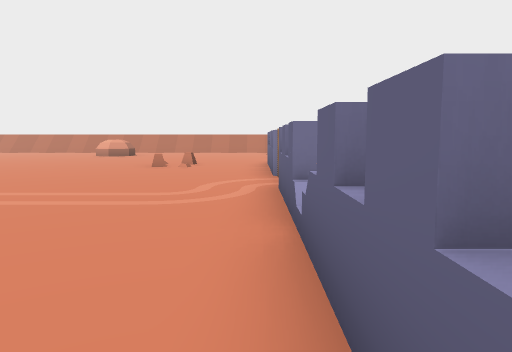
view 1 (above)

24 first-person views from a walk through a 3-D level made in the Godot game engine. The camera is 1.5 m above the floor, tilts 6° down and sees 70° across. The floor is counted in squares, 1.8 m on a side. Each view is taken from the middle of a square. On the plan, view 1 faces up. The plan holds only what a view shows up to about 12 squares ahead; the rest is blank. The place goes on beyond the plan.

view 2
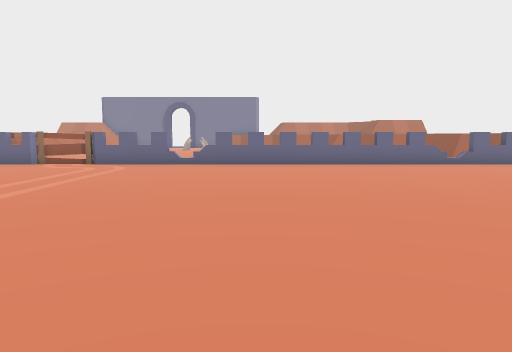

view 3
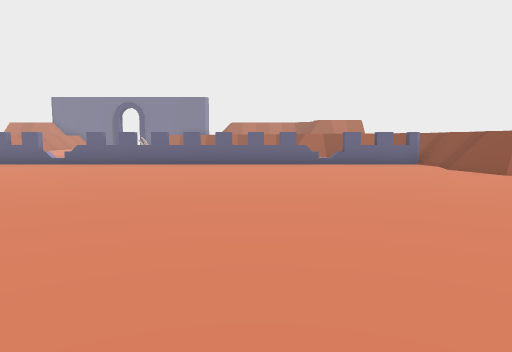

view 4
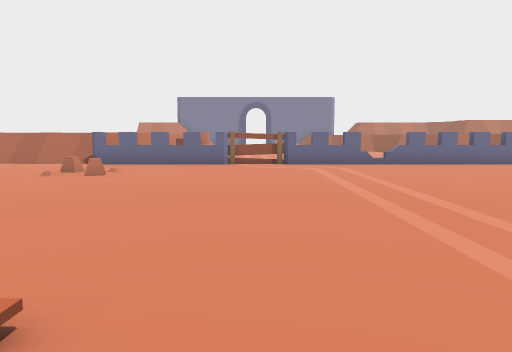

view 5
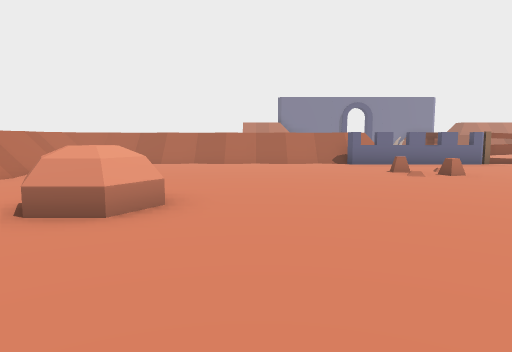

view 6
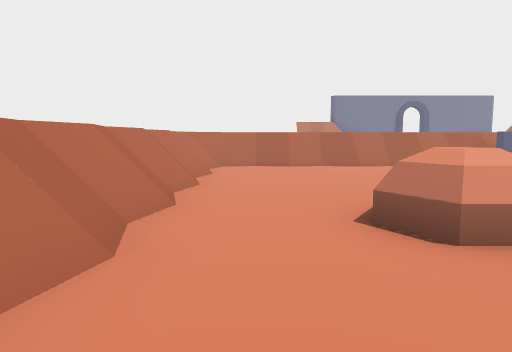

view 7
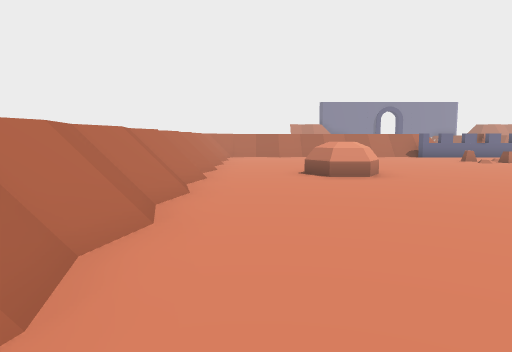

view 8
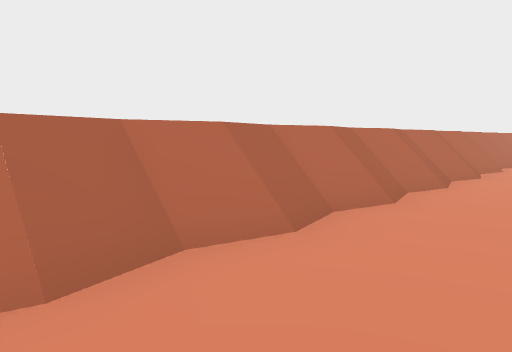

view 9
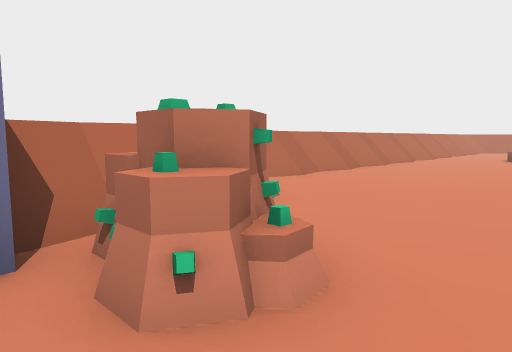

view 10
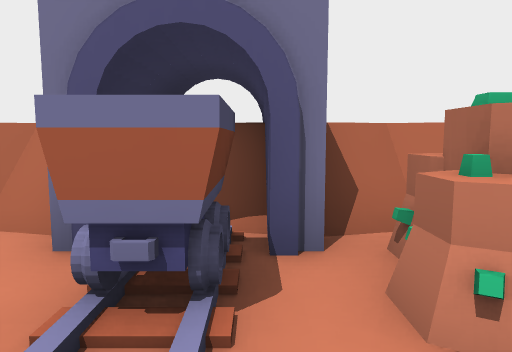

view 11
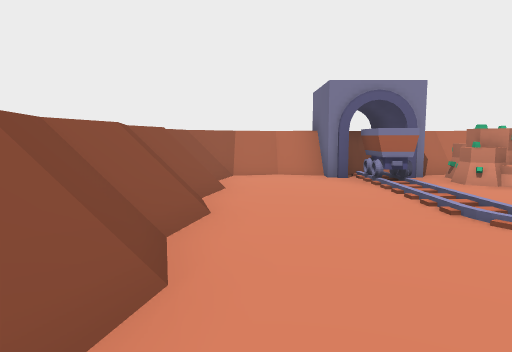

view 12
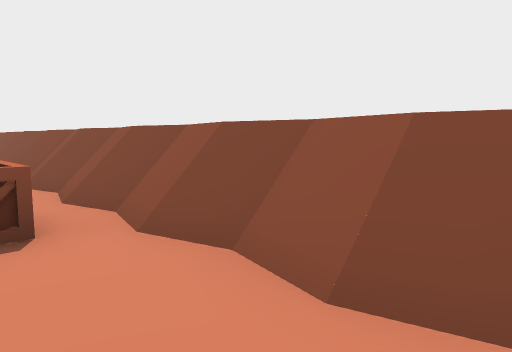

view 13
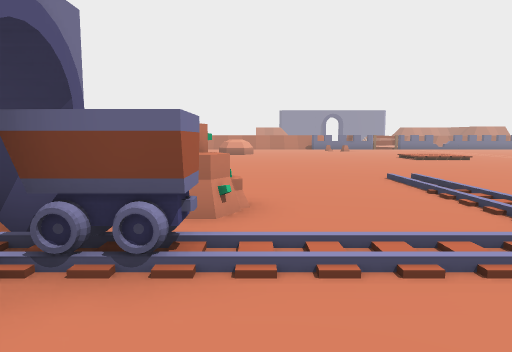

view 14
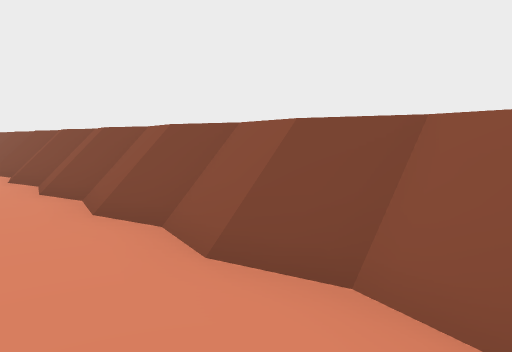

view 15
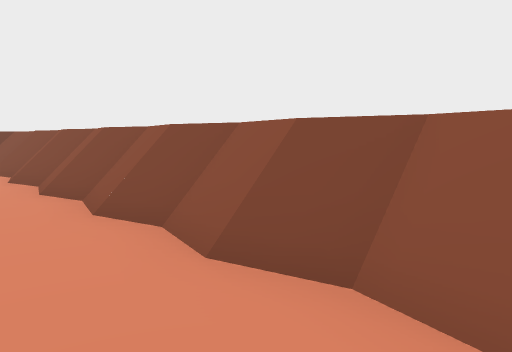

view 16
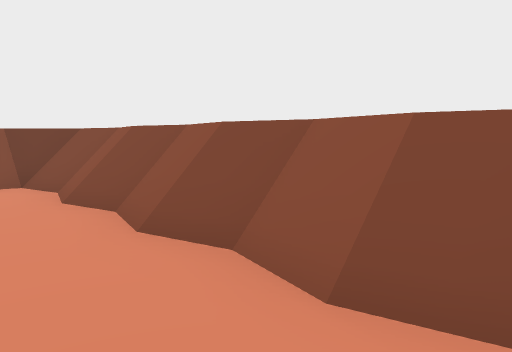

view 17
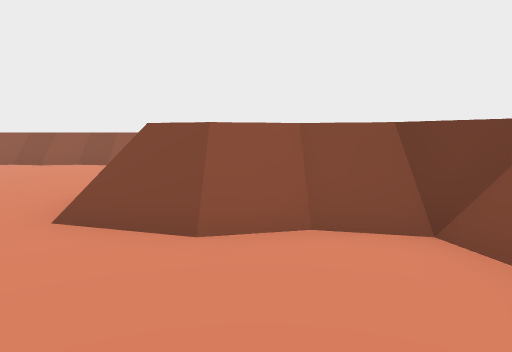

view 18
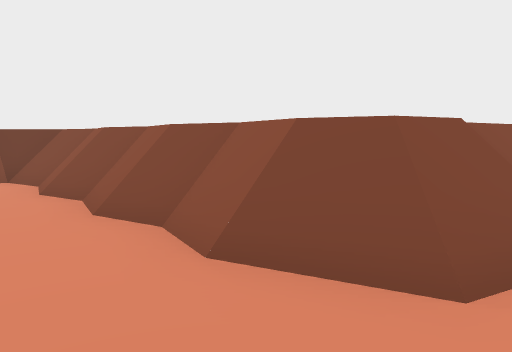

view 19
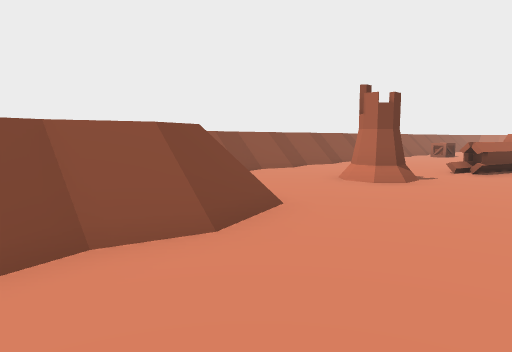

view 20
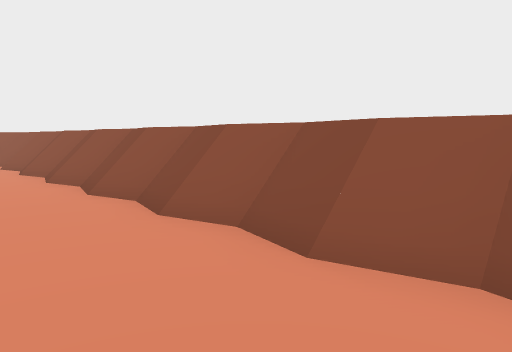

view 21
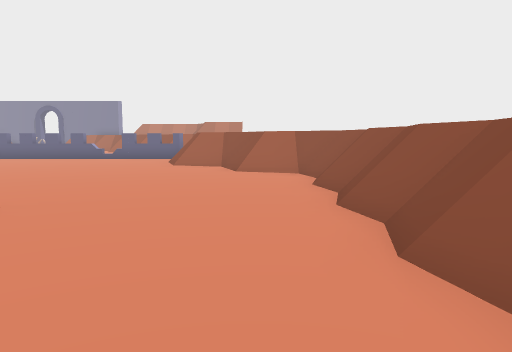

view 22
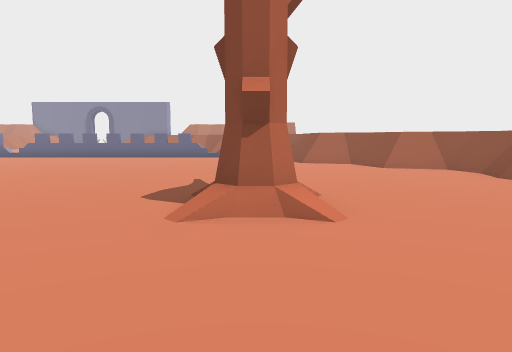

view 23
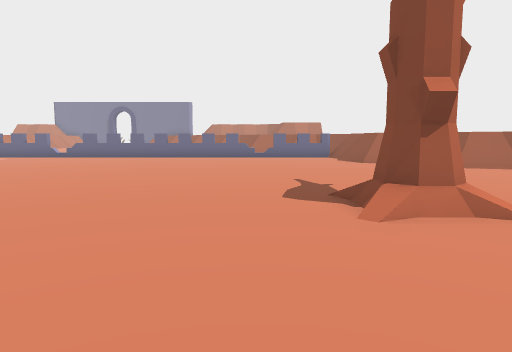

view 24
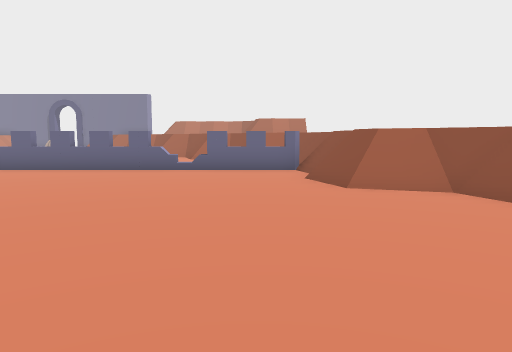

### Floor plan
Points are (right, up) in squares from view 1. A wall is a line through its corners. A room is listed if a view was taken in it or the views show most of it. See-through windows are left out.
Room 1 (views 1, 2, 3, 4, 5, 6, 7, 8, 9, 10, 11, 12, 13, 14, 15, 16, 17, 18, 19, 20, 21, 22, 23, 24)
walls: (-21.4, 1.9) (-21.8, 2); (-22, -0.8) (-22, -1.2) (-22.3, -1.4); (-10.9, -6.8) (-10.7, -6.6) (-10.2, -6.6); (-22, -1.4) (-22.7, -1.4) (-23, -1.1); (-6.4, 16.1) (-7.1, 16.5) (-7.1, 17.5) (-6.4, 17.9); (0.4, 3.4) (0.4, 5.5); (-10.6, -7.5) (-10.9, -7.2) (-10.9, -6.6); (0.4, 10.4) (0.4, 12); (-6.5, 17.8) (-7.2, 17.4); (-19.9, 16.9) (-20.9, 16.3) (-21.2, 16.5) (-21.2, 17); (-20.4, 16.6) (-20.8, 16.8) (-20.8, 17.5); (-22.4, -5) (-22.1, -6.1); (1.3, 11.6) (1.1, 12); (-23.6, -4.4) (-22.2, -4.8); (1.5, 11.4) (1.3, 12.1); (-23.6, -4.6) (-22.6, -4.9) (-22.3, -6); (-23.5, -4.9) (-22.6, -5.2); (-21.5, 17.6) (-21.9, 17.6); (0.4, -5) (0.4, 3); (-2.8, -8.9) (-1.6, -8.5); (-23, 17.6) (-23.5, 17.6) (-23.5, 18.4); (-26.4, -3.8) (-25.3, -4.9); (-2.9, -9.9) (-2.6, -8.9); (0.4, -7.5) (0.4, -5.5); (-3.6, -10.9) (-2.7, -10) (-2.4, -9) (-1.5, -8.7); (-4.9, -11.9) (-4.6, -10.9) (-3.5, -10.5); (-5.6, -12.9) (-4.7, -12.1) (-4.4, -11) (-3.5, -10.7); (-25.4, 18.9) (-26.4, 17.9); (-22.1, -11.9) (-21.5, -12.6); (-22.4, -11.9) (-21.5, -12.8); (1.2, 20) (0.5, 20.7); (2.4, -8.9) (2.9, -8.4); (1.4, 20) (0.5, 20.9)
low walls: (-20.8, 2.5) (-21.1, 1.5); (-21.8, -1.2) (-22, -1.4); (-11.1, -7.4) (-11.1, -6.6); (-7.2, 16.6) (-7.2, 17.4); (-22.2, -4.8) (-21.8, -6); (-23.5, -4.1) (-22.1, -4.6) (-21.6, -6.1); (-25.9, -3.9) (-25.4, -4.5); (-3.4, -10) (-2.9, -8.7); (-3.2, -10.1) (-2.7, -8.6) (-2.3, -8.5); (-3.5, -10.5) (-2.9, -9.9); (-5.3, -12) (-4.8, -10.7) (-4.2, -10.5); (-5.6, -12.6) (-4.9, -11.9); (-25.4, 18.6) (-26.1, 18); (-21.8, -12) (-21.4, -12.3); (0.8, 20) (0.5, 20.4)
ways out: opening at (-24.5, 18); opening at (-19, 18); gap at (1, -5)
objects: block (-27, -4) to (-26, -2); block (-27, -1) to (-26, -1); block (-27, 0) to (-26, 1); block (-27, 2) to (-26, 3); block (-27, 4) to (-26, 5); block (-27, 6) to (-26, 7); block (-27, 8) to (-26, 9); block (-27, 10) to (-26, 11); block (-27, 12) to (-26, 13); block (-27, 14) to (-26, 15); block (-27, 16) to (-26, 18); block (-25, -6) to (-24, -5); crate (-24, 9); block (-23, -12) to (-22, -10); block (-23, -9) to (-22, -9); block (-23, -8) to (-22, -7); cart (-22, 17); block (-21, -14) to (-20, -13); block (-19, -13) to (-18, -12); block (-17, -13) to (-16, -12); block (-17, 21) to (-16, 22); block (-15, -13) to (-14, -12); block (-15, 20) to (-14, 21); block (-13, -13) to (-12, -12); block (-13, 20) to (-12, 21); block (-11, -13) to (-10, -12); block (-11, 20) to (-10, 21); block (-9, -13) to (-8, -12); block (-9, 20) to (-8, 21); block (-7, -13) to (-6, -12); block (-7, 20) to (-6, 21); block (-5, 20) to (-4, 21); rock (-3, 11) to (-2, 11); block (-3, 20) to (-2, 21); block (-1, -9) to (0, -8); block (-1, 20) to (0, 21); block (1, -9) to (2, -8); gate (1, 6) to (1, 8); other object (1, 9) to (1, 10); block (1, 13) to (2, 14); block (1, 15) to (2, 15); block (1, 16) to (2, 17); block (1, 18) to (2, 20)

Where each view was taken, in squares from view 1:
view 1: 0 up, 0 right, facing up
view 2: 1 up, 11 left, facing right
view 3: 3 down, 11 left, facing right
view 4: 7 up, 11 left, facing right
view 5: 15 up, 11 left, facing right
view 6: 19 up, 10 left, facing right
view 7: 19 up, 15 left, facing right
view 8: 18 up, 16 left, facing up-right
view 9: 15 up, 22 left, facing up-right
view 10: 15 up, 22 left, facing up
view 11: 10 up, 25 left, facing up
view 12: 13 up, 24 left, facing down-left
view 13: 16 up, 25 left, facing right
view 14: 18 up, 24 left, facing down-left
view 15: 8 up, 24 left, facing down-left
view 16: 3 up, 24 left, facing down-left
view 17: 1 down, 24 left, facing down
view 18: 4 down, 20 left, facing down-left
view 19: 8 down, 19 left, facing up-left
view 20: 10 down, 19 left, facing down-right
view 21: 11 down, 14 left, facing right
view 22: 7 down, 15 left, facing right
view 23: 5 down, 15 left, facing right
view 24: 7 down, 9 left, facing right
